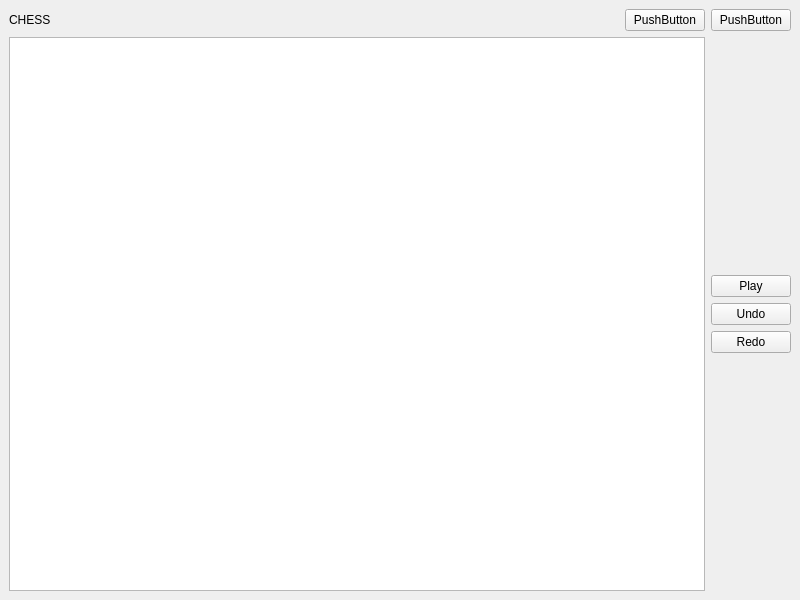
<?xml version="1.0" encoding="UTF-8"?>
<ui version="4.0">
 <class>MainWindow</class>
 <widget class="QMainWindow" name="MainWindow">
  <property name="geometry">
   <rect>
    <x>0</x>
    <y>0</y>
    <width>800</width>
    <height>600</height>
   </rect>
  </property>
  <property name="windowTitle">
   <string>MainWindow</string>
  </property>
  <widget class="QWidget" name="centralwidget">
   <layout class="QVBoxLayout" name="verticalLayout_2">
    <item>
     <layout class="QHBoxLayout" name="horizontalLayout_2">
      <item>
       <widget class="QLabel" name="label">
        <property name="text">
         <string>CHESS</string>
        </property>
       </widget>
      </item>
      <item>
       <spacer name="horizontalSpacer">
        <property name="orientation">
         <enum>Qt::Orientation::Horizontal</enum>
        </property>
        <property name="sizeHint" stdset="0">
         <size>
          <width>40</width>
          <height>20</height>
         </size>
        </property>
       </spacer>
      </item>
      <item>
       <widget class="QPushButton" name="pushButton_2">
        <property name="text">
         <string>PushButton</string>
        </property>
       </widget>
      </item>
      <item>
       <widget class="QPushButton" name="pushButton">
        <property name="text">
         <string>PushButton</string>
        </property>
       </widget>
      </item>
     </layout>
    </item>
    <item>
     <layout class="QHBoxLayout" name="horizontalLayout">
      <item>
       <layout class="QHBoxLayout" name="horizontalLayout_3">
        <item>
         <widget class="ChessBoardWidget" name="board"/>
        </item>
        <item>
         <layout class="QVBoxLayout" name="verticalLayout">
          <item>
           <spacer name="verticalSpacer">
            <property name="orientation">
             <enum>Qt::Orientation::Vertical</enum>
            </property>
            <property name="sizeHint" stdset="0">
             <size>
              <width>20</width>
              <height>40</height>
             </size>
            </property>
           </spacer>
          </item>
          <item>
           <widget class="QPushButton" name="play">
            <property name="text">
             <string>Play</string>
            </property>
           </widget>
          </item>
          <item>
           <widget class="QPushButton" name="undo">
            <property name="text">
             <string>Undo</string>
            </property>
           </widget>
          </item>
          <item>
           <widget class="QPushButton" name="redo">
            <property name="text">
             <string>Redo</string>
            </property>
           </widget>
          </item>
          <item>
           <spacer name="verticalSpacer_2">
            <property name="orientation">
             <enum>Qt::Orientation::Vertical</enum>
            </property>
            <property name="sizeHint" stdset="0">
             <size>
              <width>20</width>
              <height>40</height>
             </size>
            </property>
           </spacer>
          </item>
         </layout>
        </item>
       </layout>
      </item>
     </layout>
    </item>
   </layout>
  </widget>
 </widget>
 <customwidgets>
  <customwidget>
   <class>ChessBoardWidget</class>
   <extends>QGraphicsView</extends>
   <header>widgets/ChessBoardWidget.hpp</header>
  </customwidget>
 </customwidgets>
 <resources/>
 <connections/>
</ui>
